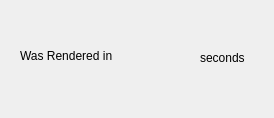
<?xml version="1.0" encoding="UTF-8"?>
<ui version="4.0">
 <class>renderTime</class>
 <widget class="QWidget" name="renderTime">
  <property name="geometry">
   <rect>
    <x>0</x>
    <y>0</y>
    <width>274</width>
    <height>118</height>
   </rect>
  </property>
  <property name="windowTitle">
   <string>Form</string>
  </property>
  <widget class="QLabel" name="renderLabel">
   <property name="geometry">
    <rect>
     <x>20</x>
     <y>30</y>
     <width>121</width>
     <height>51</height>
    </rect>
   </property>
   <property name="text">
    <string>Was Rendered in </string>
   </property>
  </widget>
  <widget class="QLabel" name="time">
   <property name="geometry">
    <rect>
     <x>130</x>
     <y>50</y>
     <width>49</width>
     <height>16</height>
    </rect>
   </property>
   <property name="text">
    <string/>
   </property>
  </widget>
  <widget class="QLabel" name="label">
   <property name="geometry">
    <rect>
     <x>200</x>
     <y>50</y>
     <width>49</width>
     <height>16</height>
    </rect>
   </property>
   <property name="text">
    <string>seconds</string>
   </property>
  </widget>
 </widget>
 <resources/>
 <connections/>
</ui>
